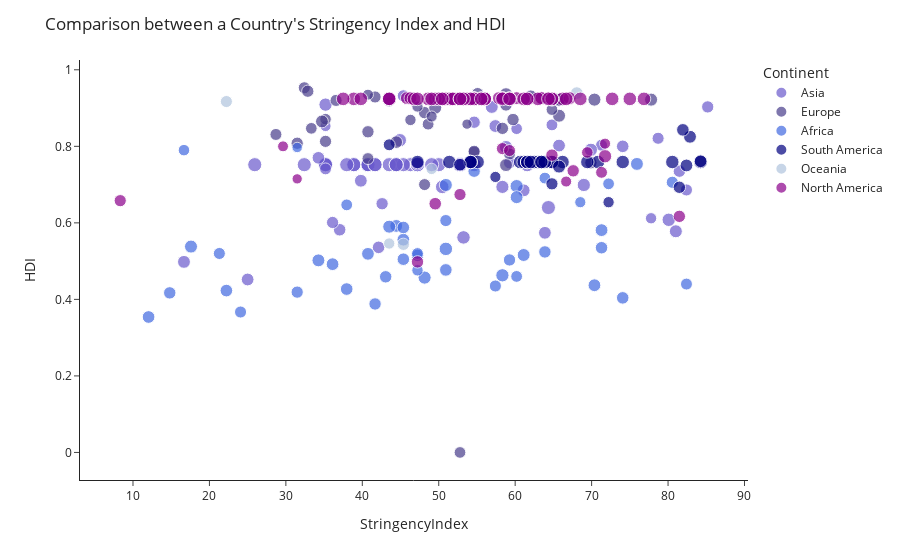

The cell this chart's notebook holds for it:
### Code cell
figure1 = px.scatter(october_19_2020, x = "StringencyIndex", y = "HDI", size = "POP",
          hover_name = "COUNTRY", color = "Continent", color_discrete_sequence = ['slateblue', 'darkslateblue', 'royalblue', 'navy', 'lightsteelblue', 'darkmagenta'], template = "simple_white",
          size_max = 10)
figure1.update_layout(height = 200,
                 title_text = "Comparison between a Country's Stringency Index and HDI"
                 )
figure1.show()

### Figure 1 — Plotly figure (JSON) as saved in the notebook; plotly's stock layout.template omitted (floating-point values rounded to 4 significant figures)
{"data": [{"hovertemplate": "<b>%{hovertext}</b><br><br>Continent=Asia<br>StringencyIndex=%{x}<br>HDI=%{y}<br>POP=%{marker.size}<extra></extra>", "hovertext": ["Afghanistan", "Bahrain", "Bangladesh", "Bhutan", "Brunei", "Cambodia", "China", "China", "China", "China", "China", "China", "China", "China", "China", "China", "China", "China", "China", "China", "China", "China", "China", "China", "China", "China", "China", "China", "China", "China", "China", "China", "China", "China", "China", "China", "China", "China", "India", "Indonesia", "Iran", "Iraq", "Israel", "Japan", "Jordan", "Kazakhstan", "Kuwait", "Laos", "Lebanon", "Malaysia", "Mongolia", "Myanmar", "Nepal", "Oman", "Pakistan", "Palestine", "Philippines", "Qatar", "Russia", "Saudi Arabia", "Singapore", "South Korea", "Sri Lanka", "Syria", "Taiwan", "Tajikistan", "Thailand", "Turkey", "United Arab Emirates", "Uzbekistan", "Vietnam", "Yemen"], "legendgroup": "Asia", "marker": {"color": "slateblue", "size": [17.48, 14.35, 18.92, 13.56, 12.99, 16.63, 21.09, 21.09, 21.09, 21.09, 21.09, 21.09, 21.09, 21.09, 21.09, 21.09, 21.09, 21.09, 21.09, 21.09, 21.09, 21.09, 21.09, 21.09, 21.09, 21.09, 21.09, 21.09, 21.09, 21.09, 21.09, 21.09, 21.09, 21.09, 21.09, 21.09, 21.09, 21.09, 21.05, 19.43, 18.25, 17.51, 15.97, 18.66, 16.14, 16.75, 15.27, 15.8, 15.74, 17.29, 15.0, 17.81, 17.19, 15.45, 19.21, 15.45, 18.51, 14.87, 18.8, 17.37, 15.58, 17.75, 16.88, 16.68, 16.99, 16.07, 18.06, 18.25, 16.11, 17.33, 18.39, 17.21], "sizemode": "area", "sizeref": 0.2109, "symbol": "circle"}, "mode": "markers", "name": "Asia", "orientation": "v", "showlegend": true, "type": "scatter", "x": [16.67, 60.19, 80.09, 77.78, 35.19, 37.04, 46.3, 38.89, 44.44, 47.22, 47.22, 35.19, 40.74, 35.19, 52.78, 52.78, 32.41, 25.93, 54.63, 35.19, 50, 43.52, 45.37, 40.74, 44.44, 49.07, 52.78, 38.89, 40.74, 47.22, 47.22, 41.67, 44.44, 37.96, 52.78, 47.22, 41.67, 61.57, 64.35, 50.46, 58.8, 61.11, 85.19, 35.19, 81.48, 74.07, 71.3, 36.11, 59.26, 65.74, 35.19, 81.02, 63.89, 78.7, 53.24, 82.41, 68.98, 64.81, 44.91, 57.41, 45.37, 56.94, 34.26, 42.13, 23.15, 42.59, 47.22, 69.91, 54.63, 39.81, 58.33, 25], "xaxis": "x", "y": [0.498, 0.846, 0.608, 0.612, 0.853, 0.582, 0.752, 0.752, 0.752, 0.752, 0.752, 0.752, 0.752, 0.752, 0.752, 0.752, 0.752, 0.752, 0.752, 0.752, 0.752, 0.752, 0.752, 0.752, 0.752, 0.752, 0.752, 0.752, 0.752, 0.752, 0.752, 0.752, 0.752, 0.752, 0.752, 0.752, 0.752, 0.752, 0.64, 0.694, 0.798, 0.685, 0.903, 0.909, 0.735, 0.8, 0.803, 0.601, 0.757, 0.802, 0.741, 0.578, 0.574, 0.821, 0.562, 0.686, 0.699, 0.856, 0.816, 0.853, 0.932, 0.903, 0.77, 0.536, null, 0.65, 0.755, 0.791, 0.863, 0.71, 0.694, 0.452], "yaxis": "y"}, {"hovertemplate": "<b>%{hovertext}</b><br><br>Continent=Europe<br>StringencyIndex=%{x}<br>HDI=%{y}<br>POP=%{marker.size}<extra></extra>", "hovertext": ["Albania", "Andorra", "Austria", "Azerbaijan", "Belarus", "Bosnia and Herzegovina", "Bulgaria", "Croatia", "Cyprus", "Czech Republic", "Denmark", "Estonia", "Faeroe Islands", "Finland", "France", "Georgia", "Germany", "Greece", "Hungary", "Iceland", "Ireland", "Italy", "Kosovo", "Latvia", "Liechtenstein", "Lithuania", "Luxembourg", "Malta", "Moldova", "Monaco", "Netherlands", "Norway", "Poland", "Portugal", "Romania", "San Marino", "Serbia", "Slovenia", "Switzerland", "Ukraine", "United Kingdom", "United Kingdom", "United Kingdom", "United Kingdom", "United Kingdom"], "legendgroup": "Europe", "marker": {"color": "darkslateblue", "size": [14.87, 11.25, 16.01, 16.13, 16.06, 15.0, 15.75, 15.23, 13.68, 16.19, 15.57, 14.1, 10.8, 15.53, 17.99, 15.2, 18.24, 16.16, 16.08, 12.74, 15.41, 17.92, 14.47, 14.45, 10.55, 14.82, 13.35, 13.0, 15.21, 10.58, 16.66, 15.51, 17.45, 16.14, 16.77, 10.43, 15.73, 14.55, 15.97, 17.59, 18.03, 18.03, 18.03, 18.03, 18.03], "sizemode": "area", "sizeref": 0.2109, "symbol": "circle"}, "mode": "markers", "name": "Europe", "orientation": "v", "showlegend": true, "type": "scatter", "x": [54.63, 53.7, 58.8, 69.91, 31.48, 40.74, 35.19, 28.7, 46.3, 48.15, 41.67, 35.19, 37.96, 36.57, 49.54, 59.26, 58.8, 59.72, 40.74, 40.74, 55.09, 65.74, 52.78, 33.33, 43.52, 48.61, 47.22, 49.07, 48.15, 62.04, 62.04, 32.41, 34.72, 58.33, 44.44, 29.63, 54.63, 64.81, 32.87, 58.8, 65.74, 65.74, 77.78, 64.81, 70.37], "xaxis": "x", "y": [0.785, 0.858, 0.908, 0.757, 0.808, 0.768, 0.813, 0.831, 0.869, 0.888, 0.929, 0.871, null, 0.92, 0.901, 0.78, 0.936, 0.87, 0.838, 0.935, 0.938, 0.88, 0, 0.847, 0.916, 0.858, 0.904, 0.878, 0.7, null, 0.931, 0.953, 0.865, 0.847, 0.811, null, 0.787, 0.896, 0.944, 0.751, 0.922, 0.922, 0.922, 0.922, 0.922], "yaxis": "y"}, {"hovertemplate": "<b>%{hovertext}</b><br><br>Continent=Africa<br>StringencyIndex=%{x}<br>HDI=%{y}<br>POP=%{marker.size}<extra></extra>", "hovertext": ["Algeria", "Angola", "Benin", "Botswana", "Burkina Faso", "Burundi", "Cameroon", "Cape Verde", "Central African Republic", "Chad", "Comoros", "Congo", "Cote d'Ivoire", "Democratic Republic of Congo", "Djibouti", "Egypt", "Eritrea", "Ethiopia", "Gabon", "Gambia", "Ghana", "Guinea", "Kenya", "Lesotho", "Liberia", "Libya", "Madagascar", "Malawi", "Mali", "Mauritania", "Mauritius", "Morocco", "Mozambique", "Namibia", "Niger", "Nigeria", "Rwanda", "Senegal", "Seychelles", "Sierra Leone", "Somalia", "South Africa", "South Sudan", "Sudan", "Tanzania", "Togo", "Tunisia", "Uganda", "Zambia", "Zimbabwe"], "legendgroup": "Africa", "marker": {"color": "royalblue", "size": [17.6, 17.31, 16.31, 14.67, 16.86, 16.29, 17.09, 13.23, 15.39, 16.61, 13.68, 15.52, 17.09, 18.31, 13.8, 18.44, 15.08, 18.56, 14.62, 14.7, 17.25, 16.39, 17.8, 14.58, 15.44, 15.74, 17.14, 16.77, 16.82, 15.35, 14.06, 17.42, 17.26, 14.75, 17.0, 19.14, 16.38, 16.63, 11.5, 15.89, 16.58, 17.9, 16.23, 17.6, 17.91, 15.93, 16.29, 17.64, 16.73, 16.51], "sizemode": "area", "sizeref": 0.2109, "symbol": "circle"}, "mode": "markers", "name": "Africa", "orientation": "v", "showlegend": true, "type": "scatter", "x": [75.93, 71.3, 47.22, 63.89, 22.22, 14.81, 45.37, 68.52, 24.07, 74.07, null, 50.93, 36.11, 48.15, 47.22, 60.19, 82.41, 58.33, 72.22, 60.19, 44.44, 43.06, 43.52, 47.22, 57.41, 80.56, 40.74, 50.93, 37.96, 21.3, 16.67, 60.19, 70.37, 37.96, 12.04, 50.93, 63.89, 45.37, 31.48, 31.48, 36.11, 50.93, 41.67, 34.26, 17.59, 59.26, 54.63, 61.11, 45.37, 71.3], "xaxis": "x", "y": [0.754, 0.581, 0.515, 0.717, 0.423, 0.417, 0.556, 0.654, 0.367, 0.404, 0.503, 0.606, 0.492, 0.457, 0.476, 0.696, 0.44, 0.463, 0.702, 0.46, 0.592, 0.459, 0.59, 0.52, 0.435, 0.706, 0.519, 0.477, 0.427, 0.52, 0.79, 0.667, 0.437, 0.647, 0.354, 0.532, 0.524, 0.505, 0.797, 0.419, null, 0.699, 0.388, 0.502, 0.538, 0.503, 0.735, 0.516, 0.588, 0.535], "yaxis": "y"}, {"hovertemplate": "<b>%{hovertext}</b><br><br>Continent=South America<br>StringencyIndex=%{x}<br>HDI=%{y}<br>POP=%{marker.size}<extra></extra>", "hovertext": ["Argentina", "Aruba", "Bolivia", "Brazil", "Brazil", "Brazil", "Brazil", "Brazil", "Brazil", "Brazil", "Brazil", "Brazil", "Brazil", "Brazil", "Brazil", "Brazil", "Brazil", "Brazil", "Brazil", "Brazil", "Brazil", "Brazil", "Brazil", "Brazil", "Brazil", "Brazil", "Brazil", "Brazil", "Brazil", "Brazil", "Brazil", "Chile", "Colombia", "Ecuador", "Guyana", "Paraguay", "Peru", "Suriname", "Uruguay", "Venezuela"], "legendgroup": "South America", "marker": {"color": "navy", "size": [17.63, 11.58, 16.27, 19.17, 19.17, 19.17, 19.17, 19.17, 19.17, 19.17, 19.17, 19.17, 19.17, 19.17, 19.17, 19.17, 19.17, 19.17, 19.17, 19.17, 19.17, 19.17, 19.17, 19.17, 19.17, 19.17, 19.17, 19.17, 19.17, 19.17, 19.17, 16.77, 17.75, 16.69, 13.58, 15.78, 17.31, 13.28, 15.06, 17.16], "sizemode": "area", "sizeref": 0.2109, "symbol": "circle"}, "mode": "markers", "name": "South America", "orientation": "v", "showlegend": true, "type": "scatter", "x": [82.87, 54.17, 81.48, 80.56, 70.83, 66.2, 69.44, 62.96, 62.5, null, 60.65, 61.11, 47.22, 63.43, 55.09, 63.43, 54.17, 63.43, 61.57, 61.57, 64.81, 54.17, 61.57, 84.26, 74.07, 62.04, 64.81, 63.89, 51.39, 54.17, 63.43, 81.94, 65.74, 52.78, 72.22, 64.81, 82.41, 57.41, 43.52, 84.26], "xaxis": "x", "y": [0.825, null, 0.693, 0.759, 0.759, 0.759, 0.759, 0.759, 0.759, 0.759, 0.759, 0.759, 0.759, 0.759, 0.759, 0.759, 0.759, 0.759, 0.759, 0.759, 0.759, 0.759, 0.759, 0.759, 0.759, 0.759, 0.759, 0.759, 0.759, 0.759, 0.759, 0.843, 0.747, 0.752, 0.654, 0.702, 0.75, 0.72, 0.804, 0.761], "yaxis": "y"}, {"hovertemplate": "<b>%{hovertext}</b><br><br>Continent=Oceania<br>StringencyIndex=%{x}<br>HDI=%{y}<br>POP=%{marker.size}<extra></extra>", "hovertext": ["Australia", "Fiji", "Guam", "New Zealand", "Papua New Guinea", "Solomon Islands"], "legendgroup": "Oceania", "marker": {"color": "lightsteelblue", "size": [17.05, 13.71, 12.04, 15.39, 16.01, 13.44], "sizemode": "area", "sizeref": 0.2109, "symbol": "circle"}, "mode": "markers", "name": "Oceania", "orientation": "v", "showlegend": true, "type": "scatter", "x": [68.06, 49.07, 66.67, 22.22, 45.37, 43.52], "xaxis": "x", "y": [0.939, 0.741, null, 0.917, 0.544, 0.546], "yaxis": "y"}, {"hovertemplate": "<b>%{hovertext}</b><br><br>Continent=North America<br>StringencyIndex=%{x}<br>HDI=%{y}<br>POP=%{marker.size}<extra></extra>", "hovertext": ["Bahamas", "Barbados", "Belize", "Bermuda", "Canada", "Canada", "Canada", "Canada", "Canada", "Canada", "Canada", "Canada", "Canada", "Canada", "Canada", "Canada", "Canada", "Canada", "Costa Rica", "Cuba", "Dominica", "Dominican Republic", "El Salvador", "Greenland", "Guatemala", "Haiti", "Honduras", "Jamaica", "Mexico", "Nicaragua", "Panama", "Puerto Rico", "Trinidad and Tobago", "United States", "United States", "United States", "United States", "United States", "United States", "United States", "United States", "United States", "United States", "United States", "United States", "United States", "United States", "United States", "United States", "United States", "United States", "United States", "United States", "United States", "United States", "United States", "United States", "United States", "United States", "United States", "United States", "United States", "United States", "United States", "United States", "United States", "United States", "United States", "United States", "United States", "United States", "United States", "United States", "United States", "United States", "United States", "United States", "United States", "United States", "United States", "United States", "United States", "United States", "United States", "United States", "United States Virgin Islands"], "legendgroup": "North America", "marker": {"color": "darkmagenta", "size": [12.88, 12.57, 12.89, 11.04, 17.45, 17.45, 17.45, 17.45, 17.45, 17.45, 17.45, 17.45, 17.45, 17.45, 17.45, 17.45, 17.45, 17.45, 15.44, 16.24, 11.18, 16.2, 15.69, 10.95, 16.7, 16.25, 16.11, 14.9, 18.67, 15.71, 15.28, 14.87, 14.15, 19.62, 19.62, 19.62, 19.62, 19.62, 19.62, 19.62, 19.62, 19.62, 19.62, 19.62, 19.62, 19.62, 19.62, 19.62, 19.62, 19.62, 19.62, 19.62, 19.62, 19.62, 19.62, 19.62, 19.62, 19.62, 19.62, 19.62, 19.62, 19.62, 19.62, 19.62, 19.62, 19.62, 19.62, 19.62, 19.62, 19.62, 19.62, 19.62, 19.62, 19.62, 19.62, 19.62, 19.62, 19.62, 19.62, 19.62, 19.62, 19.62, 19.62, 19.62, 19.62, 11.56], "sizemode": "area", "sizeref": 0.2109, "symbol": "circle"}, "mode": "markers", "name": "North America", "orientation": "v", "showlegend": true, "type": "scatter", "x": [71.76, 29.63, 66.67, 35.19, 45.83, 55.56, 63.43, 67.13, 58.33, 50.93, 60.19, 59.26, 57.87, 58.33, 64.35, 54.63, 46.3, 63.43, 58.33, 64.81, 31.48, 67.59, 52.78, 31.48, 49.54, 47.22, 81.48, 71.3, 71.76, 8.33, 59.26, 75.93, 69.44, 66.2, 56.02, 43.52, 50.93, 53.7, 61.57, 56.02, 64.81, 68.52, 52.78, 38.89, 59.26, 76.85, 43.52, 51.39, 54.63, 50.46, 54.63, 62.96, 58.33, 53.7, 49.54, 64.81, 52.78, 51.85, 46.76, 50, 51.85, 61.11, 48.61, 47.22, 43.52, 55.56, 75, 49.07, 72.69, 54.63, 37.5, 59.26, 53.24, 66.67, 54.63, 39.81, 54.17, 52.78, 53.24, 50.46, 61.57, 64.35, 56.02, 52.78, 55.56, 56.48], "xaxis": "x", "y": [0.807, 0.8, 0.708, null, 0.926, 0.926, 0.926, 0.926, 0.926, 0.926, 0.926, 0.926, 0.926, 0.926, 0.926, 0.926, 0.926, 0.926, 0.794, 0.777, 0.715, 0.736, 0.674, null, 0.65, 0.498, 0.617, 0.732, 0.774, 0.658, 0.789, null, 0.784, 0.924, 0.924, 0.924, 0.924, 0.924, 0.924, 0.924, 0.924, 0.924, 0.924, 0.924, 0.924, 0.924, 0.924, 0.924, 0.924, 0.924, 0.924, 0.924, 0.924, 0.924, 0.924, 0.924, 0.924, 0.924, 0.924, 0.924, 0.924, 0.924, 0.924, 0.924, 0.924, 0.924, 0.924, 0.924, 0.924, 0.924, 0.924, 0.924, 0.924, 0.924, 0.924, 0.924, 0.924, 0.924, 0.924, 0.924, 0.924, 0.924, 0.924, 0.924, 0.924, null], "yaxis": "y"}], "layout": {"autosize": true, "legend": {"itemsizing": "constant", "title": {"text": "Continent"}, "tracegroupgap": 0}, "margin": {"t": 60}, "title": {"text": "Comparison between a Country's Stringency Index and HDI"}, "xaxis": {"anchor": "y", "autorange": true, "domain": [0, 1], "range": [1.547, 91.99], "title": {"text": "StringencyIndex"}, "type": "linear"}, "yaxis": {"anchor": "x", "autorange": true, "domain": [0, 1], "range": [-0.09057, 1.045], "title": {"text": "HDI"}, "type": "linear"}}}
